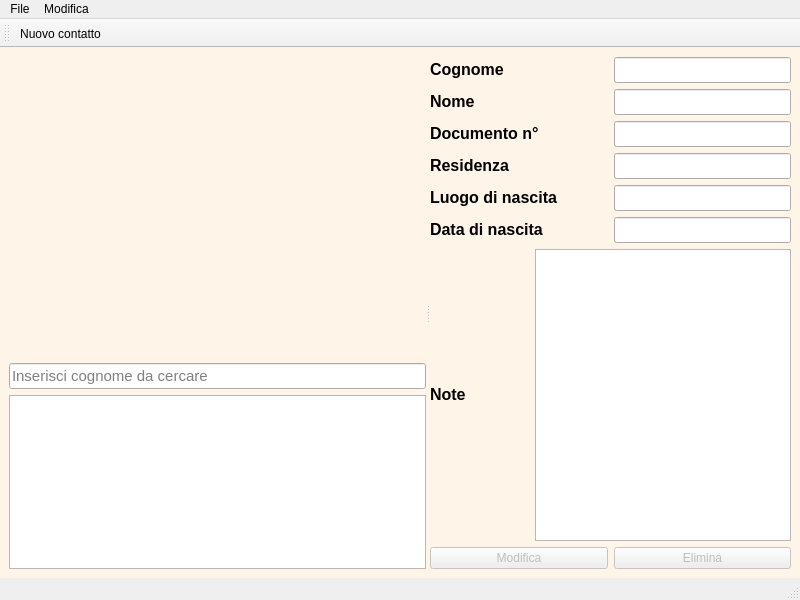
<?xml version="1.0" encoding="UTF-8"?>
<ui version="4.0">
 <class>MainWindow</class>
 <widget class="QMainWindow" name="MainWindow">
  <property name="geometry">
   <rect>
    <x>0</x>
    <y>0</y>
    <width>800</width>
    <height>600</height>
   </rect>
  </property>
  <property name="windowTitle">
   <string>MainWindow</string>
  </property>
  <widget class="QWidget" name="centralwidget">
   <property name="styleSheet">
    <string notr="true">#centralwidget {
	background-color: rgb(254, 244,232) 
}</string>
   </property>
   <layout class="QHBoxLayout" name="horizontalLayout_9">
    <item>
     <widget class="QSplitter" name="splitter">
      <property name="orientation">
       <enum>Qt::Horizontal</enum>
      </property>
      <widget class="QWidget" name="layoutWidget">
       <layout class="QVBoxLayout" name="verticalLayout">
        <item>
         <widget class="QLabel" name="label_pic">
          <property name="sizePolicy">
           <sizepolicy hsizetype="Preferred" vsizetype="Expanding">
            <horstretch>0</horstretch>
            <verstretch>0</verstretch>
           </sizepolicy>
          </property>
          <property name="minimumSize">
           <size>
            <width>345</width>
            <height>300</height>
           </size>
          </property>
          <property name="maximumSize">
           <size>
            <width>345</width>
            <height>300</height>
           </size>
          </property>
          <property name="text">
           <string/>
          </property>
         </widget>
        </item>
        <item>
         <widget class="QLineEdit" name="line_search">
          <property name="font">
           <font>
            <pointsize>11</pointsize>
           </font>
          </property>
          <property name="toolTip">
           <string extracomment="Cerca cognome contatto"/>
          </property>
          <property name="text">
           <string/>
          </property>
          <property name="placeholderText">
           <string>Inserisci cognome da cercare</string>
          </property>
         </widget>
        </item>
        <item>
         <widget class="QListWidget" name="listWidget">
          <property name="font">
           <font>
            <pointsize>11</pointsize>
           </font>
          </property>
         </widget>
        </item>
       </layout>
      </widget>
      <widget class="QWidget" name="layoutWidget_2">
       <layout class="QVBoxLayout" name="verticalLayout_2">
        <item>
         <layout class="QHBoxLayout" name="horizontalLayout_7">
          <item>
           <widget class="QLabel" name="label">
            <property name="sizePolicy">
             <sizepolicy hsizetype="MinimumExpanding" vsizetype="Fixed">
              <horstretch>0</horstretch>
              <verstretch>0</verstretch>
             </sizepolicy>
            </property>
            <property name="font">
             <font>
              <family>Microsoft YaHei UI</family>
              <pointsize>12</pointsize>
              <weight>75</weight>
              <bold>true</bold>
             </font>
            </property>
            <property name="text">
             <string>Cognome</string>
            </property>
           </widget>
          </item>
          <item>
           <widget class="QLineEdit" name="lineEdit_cognome">
            <property name="font">
             <font>
              <pointsize>11</pointsize>
             </font>
            </property>
           </widget>
          </item>
         </layout>
        </item>
        <item>
         <layout class="QHBoxLayout" name="horizontalLayout_6">
          <item>
           <widget class="QLabel" name="label_2">
            <property name="sizePolicy">
             <sizepolicy hsizetype="MinimumExpanding" vsizetype="Fixed">
              <horstretch>0</horstretch>
              <verstretch>0</verstretch>
             </sizepolicy>
            </property>
            <property name="font">
             <font>
              <family>Microsoft YaHei UI</family>
              <pointsize>12</pointsize>
              <weight>75</weight>
              <bold>true</bold>
             </font>
            </property>
            <property name="text">
             <string>Nome</string>
            </property>
           </widget>
          </item>
          <item>
           <widget class="QLineEdit" name="lineEdit_nome">
            <property name="font">
             <font>
              <pointsize>11</pointsize>
             </font>
            </property>
           </widget>
          </item>
         </layout>
        </item>
        <item>
         <layout class="QHBoxLayout" name="horizontalLayout_5">
          <item>
           <widget class="QLabel" name="label_3">
            <property name="sizePolicy">
             <sizepolicy hsizetype="MinimumExpanding" vsizetype="Fixed">
              <horstretch>0</horstretch>
              <verstretch>0</verstretch>
             </sizepolicy>
            </property>
            <property name="font">
             <font>
              <family>Microsoft YaHei UI</family>
              <pointsize>12</pointsize>
              <weight>75</weight>
              <bold>true</bold>
             </font>
            </property>
            <property name="text">
             <string>Documento n°</string>
            </property>
           </widget>
          </item>
          <item>
           <widget class="QLineEdit" name="lineEdit_documento">
            <property name="font">
             <font>
              <pointsize>11</pointsize>
             </font>
            </property>
           </widget>
          </item>
         </layout>
        </item>
        <item>
         <layout class="QHBoxLayout" name="horizontalLayout_4">
          <item>
           <widget class="QLabel" name="label_4">
            <property name="sizePolicy">
             <sizepolicy hsizetype="MinimumExpanding" vsizetype="Fixed">
              <horstretch>0</horstretch>
              <verstretch>0</verstretch>
             </sizepolicy>
            </property>
            <property name="font">
             <font>
              <family>Microsoft YaHei UI</family>
              <pointsize>12</pointsize>
              <weight>75</weight>
              <bold>true</bold>
             </font>
            </property>
            <property name="text">
             <string>Residenza</string>
            </property>
           </widget>
          </item>
          <item>
           <widget class="QLineEdit" name="lineEdit_residenza">
            <property name="font">
             <font>
              <pointsize>11</pointsize>
             </font>
            </property>
           </widget>
          </item>
         </layout>
        </item>
        <item>
         <layout class="QHBoxLayout" name="horizontalLayout_3">
          <item>
           <widget class="QLabel" name="label_5">
            <property name="sizePolicy">
             <sizepolicy hsizetype="MinimumExpanding" vsizetype="Fixed">
              <horstretch>0</horstretch>
              <verstretch>0</verstretch>
             </sizepolicy>
            </property>
            <property name="font">
             <font>
              <family>Microsoft YaHei UI</family>
              <pointsize>12</pointsize>
              <weight>75</weight>
              <bold>true</bold>
             </font>
            </property>
            <property name="text">
             <string>Luogo di nascita</string>
            </property>
           </widget>
          </item>
          <item>
           <widget class="QLineEdit" name="lineEdit_luogo">
            <property name="font">
             <font>
              <pointsize>11</pointsize>
             </font>
            </property>
           </widget>
          </item>
         </layout>
        </item>
        <item>
         <layout class="QHBoxLayout" name="horizontalLayout_2">
          <item>
           <widget class="QLabel" name="label_6">
            <property name="sizePolicy">
             <sizepolicy hsizetype="MinimumExpanding" vsizetype="Fixed">
              <horstretch>0</horstretch>
              <verstretch>0</verstretch>
             </sizepolicy>
            </property>
            <property name="font">
             <font>
              <family>Microsoft YaHei UI</family>
              <pointsize>12</pointsize>
              <weight>75</weight>
              <bold>true</bold>
             </font>
            </property>
            <property name="text">
             <string>Data di nascita</string>
            </property>
           </widget>
          </item>
          <item>
           <widget class="QLineEdit" name="lineEdit_data">
            <property name="font">
             <font>
              <pointsize>11</pointsize>
             </font>
            </property>
           </widget>
          </item>
         </layout>
        </item>
        <item>
         <layout class="QHBoxLayout" name="horizontalLayout">
          <item>
           <widget class="QLabel" name="label_7">
            <property name="sizePolicy">
             <sizepolicy hsizetype="MinimumExpanding" vsizetype="Fixed">
              <horstretch>0</horstretch>
              <verstretch>0</verstretch>
             </sizepolicy>
            </property>
            <property name="font">
             <font>
              <family>Microsoft YaHei UI</family>
              <pointsize>12</pointsize>
              <weight>75</weight>
              <bold>true</bold>
             </font>
            </property>
            <property name="text">
             <string>Note</string>
            </property>
           </widget>
          </item>
          <item>
           <widget class="QTextEdit" name="textEdit_note">
            <property name="font">
             <font>
              <pointsize>11</pointsize>
             </font>
            </property>
           </widget>
          </item>
         </layout>
        </item>
        <item>
         <layout class="QHBoxLayout" name="horizontalLayout_8">
          <item>
           <widget class="QPushButton" name="pushButton_modifica">
            <property name="enabled">
             <bool>false</bool>
            </property>
            <property name="text">
             <string>Modifica</string>
            </property>
            <property name="flat">
             <bool>false</bool>
            </property>
           </widget>
          </item>
          <item>
           <widget class="QPushButton" name="pushButton_elimina">
            <property name="enabled">
             <bool>false</bool>
            </property>
            <property name="text">
             <string>Elimina</string>
            </property>
            <property name="flat">
             <bool>false</bool>
            </property>
           </widget>
          </item>
         </layout>
        </item>
       </layout>
      </widget>
     </widget>
    </item>
   </layout>
  </widget>
  <widget class="QMenuBar" name="menubar">
   <property name="geometry">
    <rect>
     <x>0</x>
     <y>0</y>
     <width>800</width>
     <height>21</height>
    </rect>
   </property>
   <widget class="QMenu" name="menuFile">
    <property name="title">
     <string>File</string>
    </property>
    <addaction name="actionNuovo_contatto"/>
   </widget>
   <widget class="QMenu" name="menuModifica">
    <property name="title">
     <string>Modifica</string>
    </property>
    <addaction name="actionCopia"/>
    <addaction name="actionTaglia"/>
    <addaction name="actionIncolla"/>
   </widget>
   <addaction name="menuFile"/>
   <addaction name="menuModifica"/>
  </widget>
  <widget class="QStatusBar" name="statusbar"/>
  <widget class="QToolBar" name="toolBar">
   <property name="sizePolicy">
    <sizepolicy hsizetype="Preferred" vsizetype="Preferred">
     <horstretch>0</horstretch>
     <verstretch>0</verstretch>
    </sizepolicy>
   </property>
   <property name="windowTitle">
    <string>toolBar</string>
   </property>
   <property name="iconSize">
    <size>
     <width>50</width>
     <height>50</height>
    </size>
   </property>
   <attribute name="toolBarArea">
    <enum>TopToolBarArea</enum>
   </attribute>
   <attribute name="toolBarBreak">
    <bool>false</bool>
   </attribute>
   <addaction name="actionNuovo_contatto"/>
  </widget>
  <action name="actionNuovo_contatto">
   <property name="icon">
    <iconset resource="res.qrc">
     <normaloff>:/img/img/New_contact_icon.png</normaloff>:/img/img/New_contact_icon.png</iconset>
   </property>
   <property name="text">
    <string notr="true">Nuovo contatto</string>
   </property>
  </action>
  <action name="actionCopia">
   <property name="icon">
    <iconset resource="res.qrc">
     <normaloff>:/img/img/copy_icon.png</normaloff>:/img/img/copy_icon.png</iconset>
   </property>
   <property name="text">
    <string>Copia</string>
   </property>
  </action>
  <action name="actionTaglia">
   <property name="icon">
    <iconset resource="res.qrc">
     <normaloff>:/img/img/cut_icon.png</normaloff>:/img/img/cut_icon.png</iconset>
   </property>
   <property name="text">
    <string>Taglia</string>
   </property>
  </action>
  <action name="actionIncolla">
   <property name="icon">
    <iconset resource="res.qrc">
     <normaloff>:/img/img/paste_icon.png</normaloff>:/img/img/paste_icon.png</iconset>
   </property>
   <property name="text">
    <string>Incolla</string>
   </property>
  </action>
 </widget>
 <resources>
  <include location="res.qrc"/>
 </resources>
 <connections/>
</ui>
